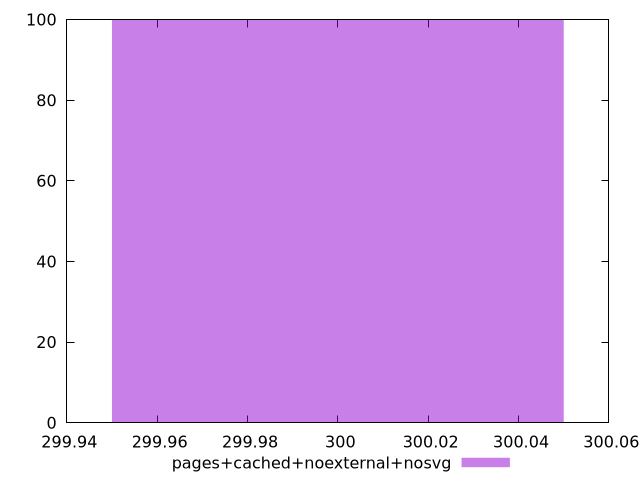

Reproduce this figure in gnuplot.
$_pagesCachedNoexternalNosvg <<EOF
300 100
EOF
set key outside below
set terminal pngcairo
set output "report_00005_2020-11-02T22-26-11.212Z/unused-css-rules/pages+cached+noexternal+nosvg//raw_hist.png"
set yrange [0:100]
set boxwidth 0.1
set style fill transparent solid 0.5 noborder
plot $_pagesCachedNoexternalNosvg title "pages+cached+noexternal+nosvg" with boxes ,
